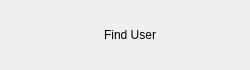
<?xml version="1.0" encoding="UTF-8"?>
<ui version="4.0">
 <class>AddUserItem</class>
 <widget class="QWidget" name="AddUserItem">
  <property name="geometry">
   <rect>
    <x>0</x>
    <y>0</y>
    <width>250</width>
    <height>70</height>
   </rect>
  </property>
  <property name="minimumSize">
   <size>
    <width>250</width>
    <height>70</height>
   </size>
  </property>
  <property name="maximumSize">
   <size>
    <width>250</width>
    <height>70</height>
   </size>
  </property>
  <property name="windowTitle">
   <string>Form</string>
  </property>
  <layout class="QHBoxLayout" name="horizontalLayout">
   <item>
    <widget class="QLabel" name="add_tip">
     <property name="minimumSize">
      <size>
       <width>40</width>
       <height>40</height>
      </size>
     </property>
     <property name="maximumSize">
      <size>
       <width>40</width>
       <height>40</height>
      </size>
     </property>
     <property name="text">
      <string/>
     </property>
    </widget>
   </item>
   <item>
    <widget class="QLabel" name="message_tip">
     <property name="sizePolicy">
      <sizepolicy hsizetype="Preferred" vsizetype="Preferred">
       <horstretch>0</horstretch>
       <verstretch>0</verstretch>
      </sizepolicy>
     </property>
     <property name="text">
      <string>Find User</string>
     </property>
     <property name="alignment">
      <set>Qt::AlignmentFlag::AlignCenter</set>
     </property>
    </widget>
   </item>
   <item>
    <widget class="QLabel" name="right_tip">
     <property name="minimumSize">
      <size>
       <width>30</width>
       <height>30</height>
      </size>
     </property>
     <property name="maximumSize">
      <size>
       <width>30</width>
       <height>30</height>
      </size>
     </property>
     <property name="text">
      <string/>
     </property>
    </widget>
   </item>
  </layout>
 </widget>
 <resources/>
 <connections/>
</ui>
